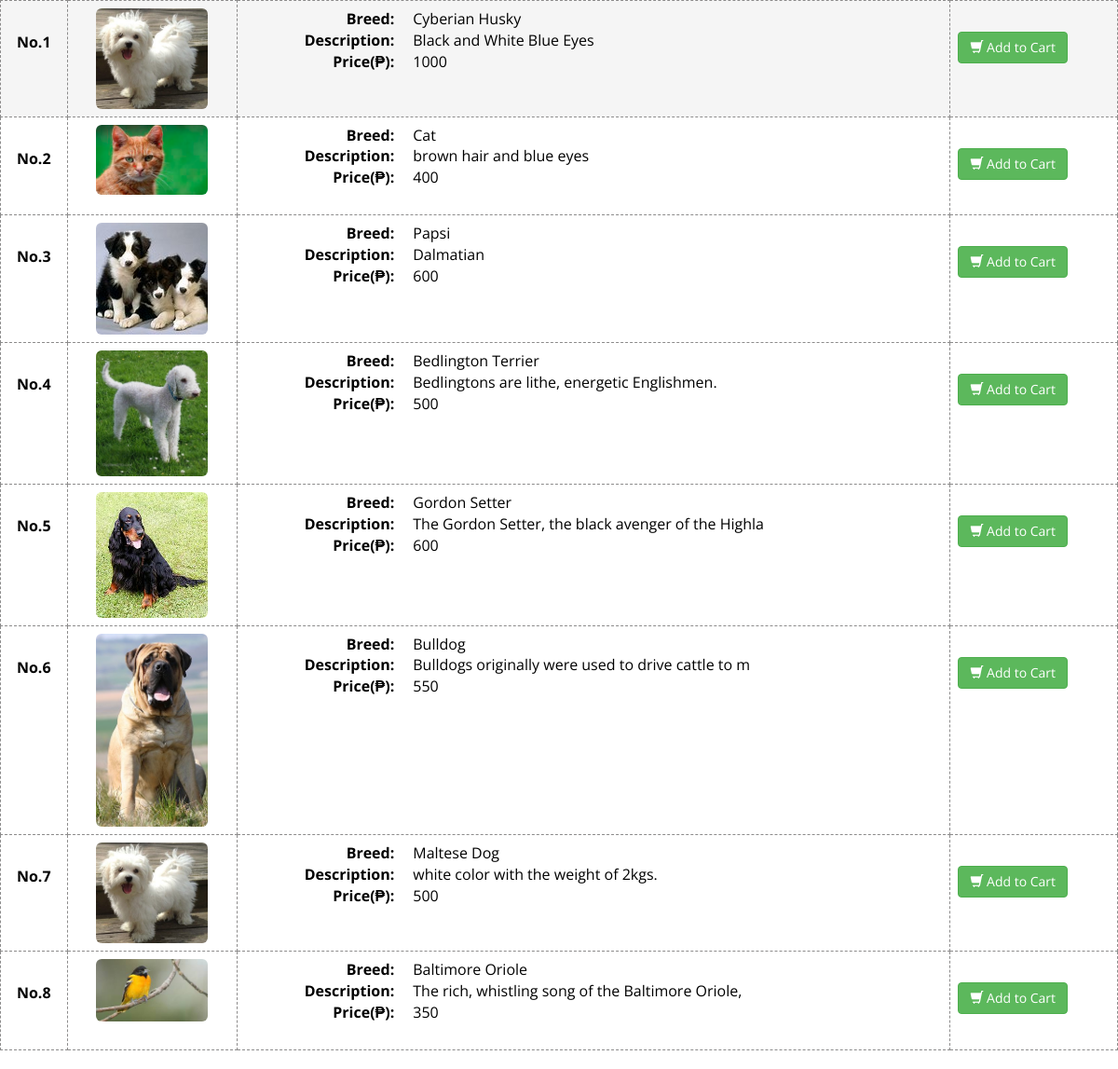
Screenshot of /availableframe.php with the database file from the repository.
### tables this page shows
CREATE TABLE `tblcnp` (
  `id` int(11) NOT NULL,
  `name` varchar(50) DEFAULT NULL,
  `prize` float DEFAULT NULL,
  `description` varchar(50) DEFAULT NULL,
  `image` varchar(250) DEFAULT NULL,
  `status` varchar(50) DEFAULT NULL,
  `qty` int(12) DEFAULT NULL
);

### availableframe.php (the view, shortened to what this page needs)
    <link href="css/bootstrap.css" rel="stylesheet">
    <link href="css/bootstrap.min.css" rel="stylesheet">
    <link href="css/font-awesome.min.css" rel="stylesheet">
    <link href="css/animate.min.css" rel="stylesheet">
    <link href="css/prettyPhoto.css" rel="stylesheet">
    <link href="css/main.css" rel="stylesheet">
    <link href="css/responsive.css" rel="stylesheet">
            	<table class="table table-responsive table-hover" style="border: 1px dashed #8c8b8b;
                border-top: 1px dashed #8c8b8b;">
         <?php include('includes/dbconn.php');
        $count = 0;
        $sql = "SELECT * FROM tblcnp WHERE status = 'available'  order by id desc" or die (mysqli_error($con));
        $result=mysqli_query($con, $sql) or die (mysqli_error($con));
        if(mysqli_num_rows($result)>=0){
          while($row = mysqli_fetch_assoc($result)){
            $id = $row['id'];
            $count++;
        ?>
                	<tr style="border: 1px dashed #8c8b8b; cursor:pointer;">
                    <td  style="border: 1px dashed #8c8b8b;"><center><strong class="wow fadeInDown"><p style="margin-top:25px;">No.<?php echo $count;?></p></strong></center></td>
                    	<td style="border: 1px dashed #8c8b8b;"><center><img src="<?php echo $row['image']?>" width="120px;" class="img-responsive img-rounded wow fadeInDown"></center></td>
                        <td style="border: 1px dashed #8c8b8b;">
                        <dl class="dl-horizontal wow fadeInDown" style="text-align:left">
                        <dt>Breed:</dt> <dd><?php echo $row['name'];?></dd>
						            <dt>Description:</dt> <dd><?php echo $row['description'];?></dd>
                        <dt>Price(₱):</dt> <dd><?php echo $row['prize'];?></dd>
                        </dl></td>
                        <td style="border: 1px dashed #8c8b8b;"><button class="btn btn-success  wow fadeInDown" name="order" type="button" style="margin-top:25px;" data-toggle="modal" data-target="#orderModal<?php echo $id;?>"><i class="glyphicon glyphicon-shopping-cart"></i> Add to Cart</button></td>
                    </tr>
 <?php }}
 else {echo '<strong style="color:red">No availables data in server</strong>'; }
 ?>
</table>

### css/main.css (style rules this page uses)
table { width:100%; }

### rows the page displays
tblcnp: image (picture), name "Cyberian Husky", description "Black and White Blue Eyes", prize "1000"
tblcnp: image (picture), name "Cat", description "brown hair and blue eyes", prize "400"
tblcnp: image (picture), name "Papsi", description "Dalmatian", prize "600"
tblcnp: image (picture), name "Bedlington Terrier", description "Bedlingtons are lithe, energetic Englishmen.", prize "500"
tblcnp: image (picture), name "Gordon Setter", description "The Gordon Setter, the black avenger of the Highla", prize "600"
tblcnp: image (picture), name "Bulldog", description "Bulldogs originally were used to drive cattle to m", prize "550"
tblcnp: image (picture), name "Maltese Dog", description "white color with the weight of 2kgs.", prize "500"
tblcnp: image (picture), name "Baltimore Oriole", description "The rich, whistling song of the Baltimore Oriole,", prize "350"
